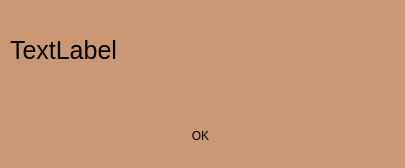
<?xml version="1.0" encoding="UTF-8"?>
<ui version="4.0">
 <class>DialogInfo</class>
 <widget class="QDialog" name="DialogInfo">
  <property name="geometry">
   <rect>
    <x>0</x>
    <y>0</y>
    <width>405</width>
    <height>168</height>
   </rect>
  </property>
  <property name="sizePolicy">
   <sizepolicy hsizetype="Fixed" vsizetype="Fixed">
    <horstretch>0</horstretch>
    <verstretch>0</verstretch>
   </sizepolicy>
  </property>
  <property name="minimumSize">
   <size>
    <width>405</width>
    <height>168</height>
   </size>
  </property>
  <property name="maximumSize">
   <size>
    <width>405</width>
    <height>168</height>
   </size>
  </property>
  <property name="windowTitle">
   <string>Dialog</string>
  </property>
  <property name="styleSheet">
   <string notr="true">#DialogInfo{
background-color:#ca9874;
}</string>
  </property>
  <widget class="QPushButton" name="pushButton">
   <property name="geometry">
    <rect>
     <x>160</x>
     <y>120</y>
     <width>81</width>
     <height>31</height>
    </rect>
   </property>
   <property name="styleSheet">
    <string notr="true">


#pushButton{
border: 0px;
/*background-color: #b67042;*/
background-color:#ca9874;
background:url(:/new/images/button2m.png) no-repeat center center fixed;
/*background-repeat:no-repeat;*/

}


#pushButton:hover{
/*	background-color: #f56f18;*/

background-image:url(:/new/images/button2Nacm.png)

}</string>
   </property>
   <property name="text">
    <string>OK</string>
   </property>
  </widget>
  <widget class="QLabel" name="label">
   <property name="geometry">
    <rect>
     <x>10</x>
     <y>10</y>
     <width>371</width>
     <height>81</height>
    </rect>
   </property>
   <property name="styleSheet">
    <string notr="true">#label{
	color: 8285ef;
	background-color:#ca9874;
	text-align: center;
	font-size:25px;
}</string>
   </property>
   <property name="text">
    <string>TextLabel</string>
   </property>
  </widget>
 </widget>
 <resources/>
 <connections>
  <connection>
   <sender>pushButton</sender>
   <signal>clicked()</signal>
   <receiver>DialogInfo</receiver>
   <slot>close()</slot>
   <hints>
    <hint type="sourcelabel">
     <x>193</x>
     <y>263</y>
    </hint>
    <hint type="destinationlabel">
     <x>199</x>
     <y>149</y>
    </hint>
   </hints>
  </connection>
 </connections>
</ui>
